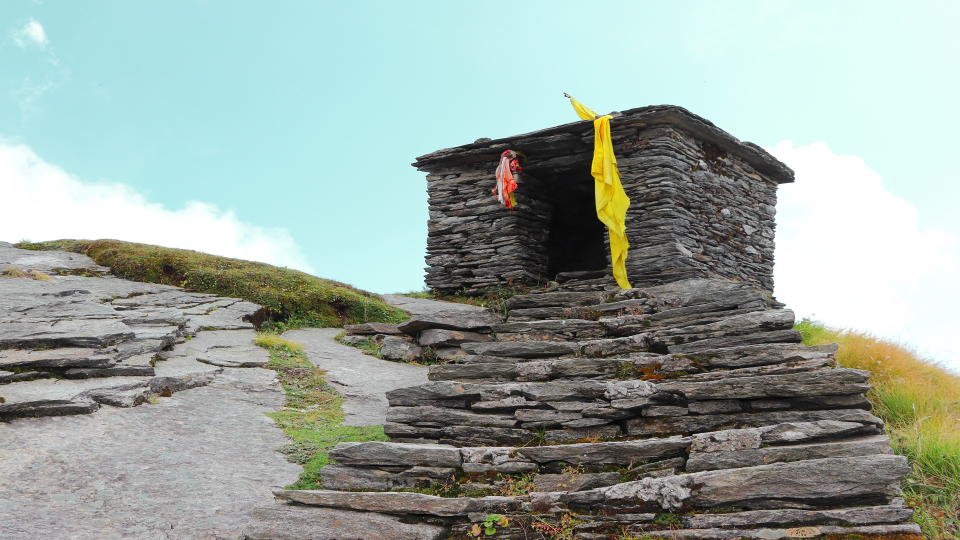
//> input picture HLS_Use_Model/Standalone_HLS_AXI_Example/testcase55.jpg, 1920 x 1080 px (shown at 1/2 size)
$ ./host ../../../../../../HLS_Use_Model/Standalone_HLS_AXI_Example/testcase55.jpg ../../../../../../HLS_Use_Model/Standalone_HLS_AXI_Example/testcase55.jpg 100 100 3   (built with g++ and OpenCV 4)
//> lines starting //> are read from the running program, lines starting //| are printed output that depends on the picture
// [16 lines of licence text are left out]

#define PROFILE

//#include <adf/adf_api/XRTConfig.h>
#include <chrono>
#include <common/xf_aie_sw_utils.hpp>
#include <common/xfcvDataMovers.h>
#include <fstream>
#include <stdint.h>
#include <stdio.h>
#include <stdlib.h>
#include <experimental/xrt_kernel.h>
#include <experimental/xrt_graph.h>

#include "config.h"

void cvtColor_OCVImpl(cv::Mat srcImage, cv::Mat dstRefImage) {
    cvtColor(srcImage, dstRefImage, cv::COLOR_RGBA2YUV_I420, 0);
}

/*
 ******************************************************************************
 * Top level executable
 ******************************************************************************
 */

int main(int argc, char** argv) {
    try {
        if (argc < 3) {
            std::stringstream errorMessage;
            errorMessage << argv[0] << " <xclbin> <inputImageRGBA> [width] [height] [iterations]";
            std::cerr << errorMessage.str();
            throw std::invalid_argument(errorMessage.str());
        }

        const char* xclBinName = argv[1];
        //////////////////////////////////////////
        // Read image from file and resize
        //////////////////////////////////////////
        cv::Mat srcImageRGB = cv::imread(argv[2], 1);
//> srcImageRGB is the input picture: 1080 rows x 1920 cols, CV_8UC3; mean B, G, R 159.5, 166.7, 153.9
        cv::Mat srcImageRGBA = srcImageRGB(cv::Range(0, srcImageRGB.rows), cv::Range(0, srcImageRGB.cols));
        cvtColor(srcImageRGB, srcImageRGBA, cv::COLOR_RGB2RGBA, 0);
        int width_RGBA = srcImageRGBA.cols;
//> width_RGBA = 1920
        if (argc >= 4) width_RGBA = atoi(argv[3]);
//> width_RGBA = 100
        int height_RGBA = srcImageRGBA.rows;
//> height_RGBA = 1080
        if (argc >= 5) height_RGBA = atoi(argv[4]);
//> height_RGBA = 100
        std::cout << width_RGBA << " x " << height_RGBA << std::endl;
//| 100 x 100
        if ((width_RGBA != srcImageRGBA.cols) || (height_RGBA != srcImageRGBA.rows))
            cv::resize(srcImageRGBA, srcImageRGBA, cv::Size(width_RGBA, height_RGBA));
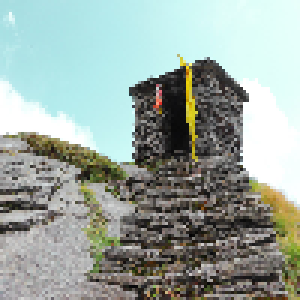
//> srcImageRGBA: 100 rows x 100 cols, CV_8UC4 (shown 3 times larger); mean B, G, R, A 159.5, 166.6, 153.8, 255

        int iterations = 1;
        if (argc >= 6) iterations = atoi(argv[5]);
//> iterations = 3

        int op_width = srcImageRGBA.cols;
//> op_width = 100
        int op_height = srcImageRGBA.rows;
//> op_height = 100
        std::cout << "Image size of RGBA : " << srcImageRGBA.cols << "x" << srcImageRGBA.rows
                  << " (element size: " << srcImageRGBA.elemSize() << ",total: " << srcImageRGBA.total()
                  << ", size: " << srcImageRGBA.size() << ")" << std::endl;
//| Image size of RGBA : 100x100 (element size: 4,total: 10000, size: [100 x 100])

        //////////////////////////////////////////
        // Run opencv reference test (yuv2rgba design)
        //////////////////////////////////////////
        cv::Mat outImage_YUV_openCV(height_RGBA + height_RGBA / 2, width_RGBA, CV_8UC1);
//> outImage_YUV_openCV: 150 rows x 100 cols, CV_8UC1; every value is 0
        cv::Mat outImage_Y_openCV(height_RGBA, width_RGBA, CV_8UC1);
//> outImage_Y_openCV: 100 rows x 100 cols, CV_8UC1; every value is 0
        cv::Mat outImage_Ueven_openCV(height_RGBA / 4, width_RGBA / 2, CV_8UC1);
//> outImage_Ueven_openCV: 25 rows x 50 cols, CV_8UC1; every value is 0
        cv::Mat outImage_Uodd_openCV(height_RGBA / 4, width_RGBA / 2, CV_8UC1);
        cv::Mat outImage_Veven_openCV(height_RGBA / 4, width_RGBA / 2, CV_8UC1);
        cv::Mat outImage_Vodd_openCV(height_RGBA / 4, width_RGBA / 2, CV_8UC1);
        cv::Mat outImage_UV_openCV(height_RGBA / 2, width_RGBA / 2, CV_8UC2);

        cvtColor_OCVImpl(srcImageRGBA, outImage_YUV_openCV); // CALL OPENCV
//> in cvtColor_OCVImpl, `cvtColor(srcImage, dstRefImage, cv::COLOR_RGBA2YUV_I420, 0);`:
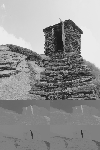
//> dstRefImage: 150 rows x 100 cols, CV_8UC1; min 19, max 235, mean 145.5
        std::cout << "CV impl done" << std::endl;

        // EXTRACT FROM OPENCV outImage_YUV_openCV
        outImage_Y_openCV = outImage_YUV_openCV(cv::Range(0, height_RGBA), cv::Range(0, width_RGBA));
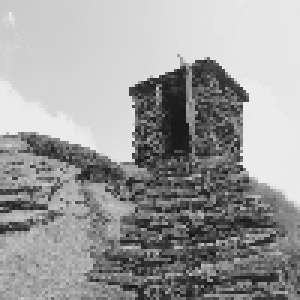
//> outImage_Y_openCV: 100 rows x 100 cols, CV_8UC1 (shown 3 times larger); min 19, max 235, mean 156
        outImage_Ueven_openCV =
            outImage_YUV_openCV(cv::Range(height_RGBA, height_RGBA + height_RGBA / 4), cv::Range(0, width_RGBA / 2));
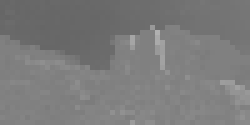
//> outImage_Ueven_openCV: 25 rows x 50 cols, CV_8UC1 (shown 5 times larger); min 102, max 177, mean 123
        outImage_Uodd_openCV = outImage_YUV_openCV(cv::Range(height_RGBA, height_RGBA + height_RGBA / 4),
                                                   cv::Range(width_RGBA / 2, width_RGBA));
        outImage_Veven_openCV = outImage_YUV_openCV(
            cv::Range(height_RGBA + height_RGBA / 4, height_RGBA + height_RGBA / 2), cv::Range(0, width_RGBA / 2));
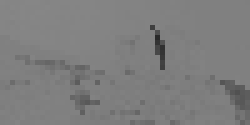
//> outImage_Veven_openCV: 25 rows x 50 cols, CV_8UC1 (shown 5 times larger); min 41, max 134, mean 125.9
        outImage_Vodd_openCV =
            outImage_YUV_openCV(cv::Range(height_RGBA + height_RGBA / 4, height_RGBA + height_RGBA / 2),
                                cv::Range(width_RGBA / 2, width_RGBA));
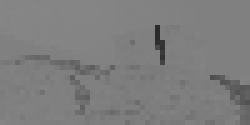
//> outImage_Vodd_openCV: 25 rows x 50 cols, CV_8UC1 (shown 5 times larger); min 43, max 134, mean 125.6

        // cv::merge((outImage_Ueven_openCV,outImage_Veven_openCV),outImage_UV_openCV);
        int ii = 0;
        for (int i = 0; i < height_RGBA / 4; i++) {
            int jj = 0;
            for (int j = 0; j < (width_RGBA / 2); j = j + 1, jj += 2) {
                outImage_UV_openCV.at<uint8_t>(ii, jj) = outImage_Ueven_openCV.at<uint8_t>(i, j);
                outImage_UV_openCV.at<uint8_t>(ii, jj + 1) = outImage_Veven_openCV.at<uint8_t>(i, j);
            }

            jj = 0;
            ii = ii + 1;
            for (int j = 0; j < (width_RGBA / 2); j = j + 1, jj += 2) {
                outImage_UV_openCV.at<uint8_t>(ii, jj) = outImage_Uodd_openCV.at<uint8_t>(i, j);
                outImage_UV_openCV.at<uint8_t>(ii, jj + 1) = outImage_Vodd_openCV.at<uint8_t>(i, j);
            }
            ii = ii + 1;
        }
//> this loop made 25 passes
//> after the loop, ii = 50

//> (the run ends here: the program needs code that is not available in this run, at `uint16_t tile_width = TILE_WIDTH;`)
